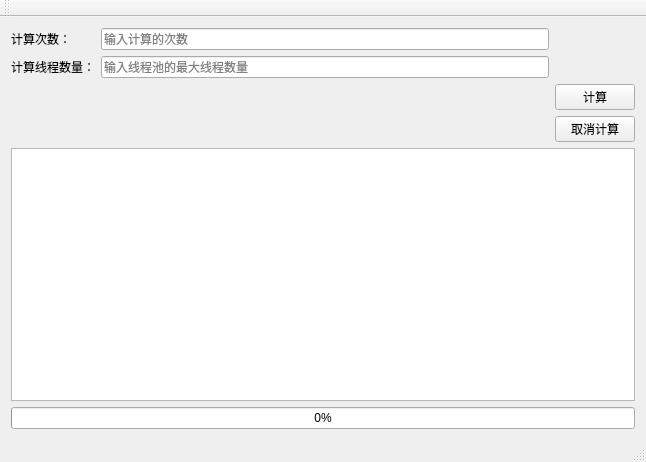
<?xml version="1.0" encoding="UTF-8"?>
<ui version="4.0">
 <class>MultiThreadDemoClass</class>
 <widget class="QMainWindow" name="MultiThreadDemoClass">
  <property name="geometry">
   <rect>
    <x>0</x>
    <y>0</y>
    <width>646</width>
    <height>462</height>
   </rect>
  </property>
  <property name="windowTitle">
   <string>MultiThreadDemo</string>
  </property>
  <widget class="QWidget" name="centralWidget">
   <layout class="QVBoxLayout" name="verticalLayout">
    <item>
     <layout class="QGridLayout" name="gridLayout">
      <item row="1" column="0">
       <widget class="QLabel" name="label_2">
        <property name="text">
         <string>计算线程数量：</string>
        </property>
       </widget>
      </item>
      <item row="0" column="1">
       <widget class="QLineEdit" name="line_edit_calculate_count">
        <property name="placeholderText">
         <string>输入计算的次数</string>
        </property>
       </widget>
      </item>
      <item row="1" column="1">
       <widget class="QLineEdit" name="line_edit_thread_max_count">
        <property name="placeholderText">
         <string>输入线程池的最大线程数量</string>
        </property>
       </widget>
      </item>
      <item row="0" column="2">
       <widget class="QLabel" name="label_3">
        <property name="text">
         <string/>
        </property>
       </widget>
      </item>
      <item row="2" column="2">
       <widget class="QPushButton" name="btn_calculate">
        <property name="text">
         <string>计算</string>
        </property>
       </widget>
      </item>
      <item row="0" column="0">
       <widget class="QLabel" name="label">
        <property name="text">
         <string>计算次数：</string>
        </property>
       </widget>
      </item>
      <item row="3" column="2">
       <widget class="QPushButton" name="btn_cancel_calculate">
        <property name="text">
         <string>取消计算</string>
        </property>
       </widget>
      </item>
     </layout>
    </item>
    <item>
     <widget class="QTextBrowser" name="calculate_message"/>
    </item>
    <item>
     <widget class="QProgressBar" name="calculate_prossorbar">
      <property name="value">
       <number>0</number>
      </property>
     </widget>
    </item>
   </layout>
  </widget>
  <widget class="QMenuBar" name="menuBar">
   <property name="geometry">
    <rect>
     <x>0</x>
     <y>0</y>
     <width>646</width>
     <height>22</height>
    </rect>
   </property>
  </widget>
  <widget class="QToolBar" name="mainToolBar">
   <attribute name="toolBarArea">
    <enum>TopToolBarArea</enum>
   </attribute>
   <attribute name="toolBarBreak">
    <bool>false</bool>
   </attribute>
  </widget>
  <widget class="QStatusBar" name="statusBar"/>
 </widget>
 <layoutdefault spacing="6" margin="11"/>
 <resources>
  <include location="MultiThreadDemo.qrc"/>
 </resources>
 <connections/>
</ui>
